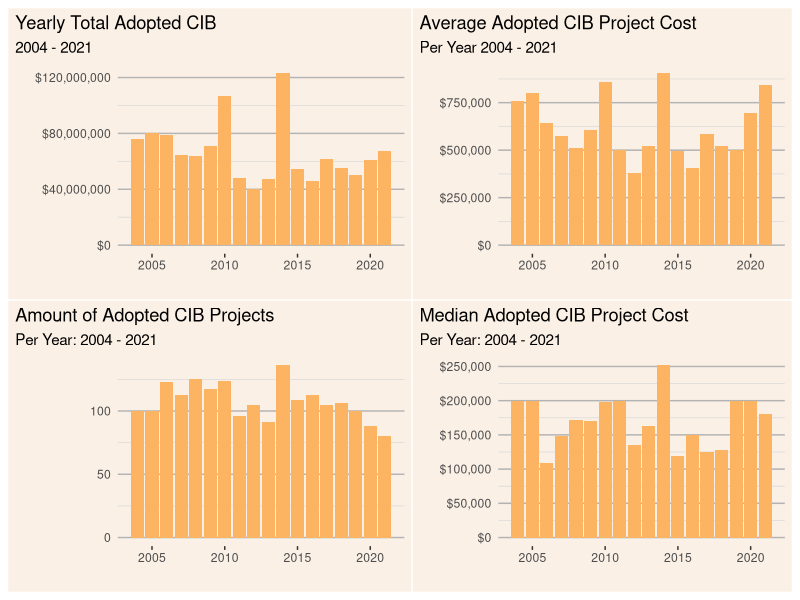
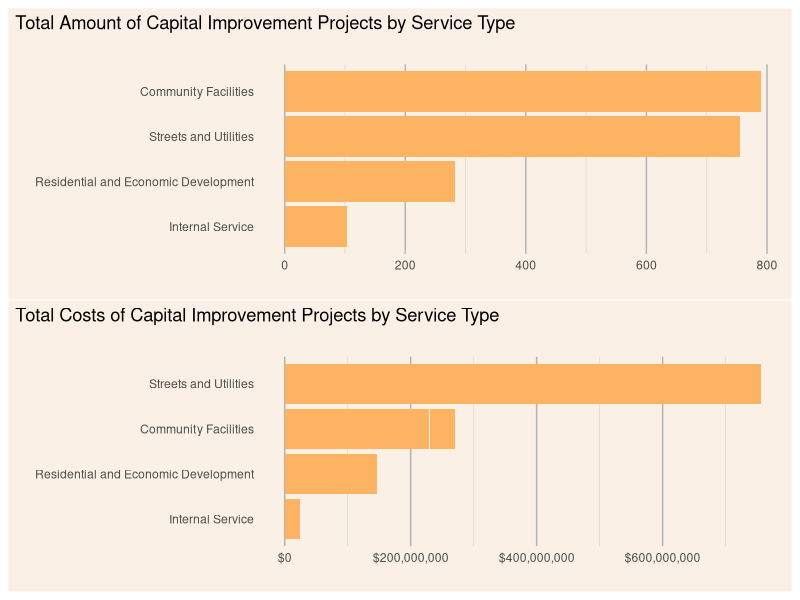
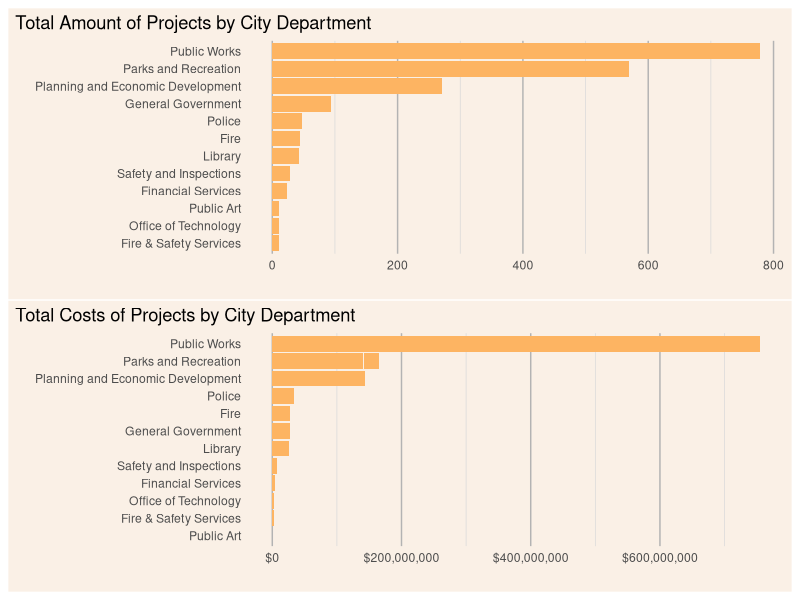
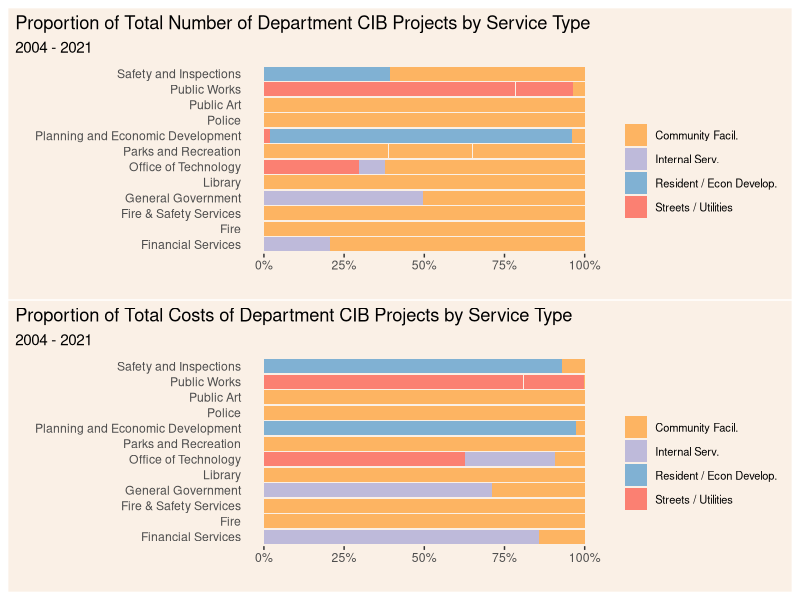

These figures' R source, in order:
## ---- chunk 1
knitr::opts_chunk$set(echo = FALSE, message = FALSE, warning = FALSE)
## ---- chunk 2
library(readr)
library(tidyverse)
library(patchwork)
library(lubridate)
library(RColorBrewer)
## ---- chunk 3
Adopted_Capital_Improvement_Budgets <- read_csv("Adopted_Capital_Improvement_Budgets.csv")
## ---- chunk 4
g_yearly <- Adopted_Capital_Improvement_Budgets %>% 
  group_by(YEAR) %>% 
  summarize(year_amount = sum(Amount)) %>% 
  ggplot(aes(x = YEAR, y = year_amount)) +
  geom_col(fill = "#FDB462") +
  scale_y_continuous(labels = scales::dollar) +
  labs(title = "Yearly Total Adopted CIB",
       subtitle = "2004 - 2021",
       y = "",
       x = "") +
  theme(plot.title.position = "plot",
        plot.background = element_rect("linen"), 
        panel.background = element_rect("linen"),
        legend.background = element_rect("linen"),
        axis.ticks.y = element_blank(),
        panel.grid.major.y = element_line("grey70"),
        panel.grid.minor.y = element_line("grey85"),
        panel.grid.major.x = element_blank(),
        panel.grid.minor.x = element_blank())

g_med <- Adopted_Capital_Improvement_Budgets %>% 
  group_by(YEAR) %>% 
  summarize(year_median = median(Amount)) %>% 
  ggplot(aes(x = YEAR, y = year_median)) +
  geom_col(fill = "#FDB462") +
  scale_y_continuous(labels = scales::dollar) +
  labs(title = "Median Adopted CIB Project Cost",
       subtitle = "Per Year: 2004 - 2021",
       y = "",
       x = "") +
  theme(plot.title.position = "plot",
        plot.background = element_rect("linen"), 
        panel.background = element_rect("linen"),
        legend.background = element_rect("linen"),
        axis.ticks.y = element_blank(),
        panel.grid.major.y = element_line("grey70"),
        panel.grid.minor.y = element_line("grey85"),
        panel.grid.major.x = element_blank(),
        panel.grid.minor.x = element_blank())

g_mean <- Adopted_Capital_Improvement_Budgets %>% 
  group_by(YEAR) %>% 
  summarize(year_mean = mean(Amount)) %>% 
  ggplot(aes(x = YEAR, y = year_mean)) +
  geom_col(fill = "#FDB462") +
  scale_y_continuous(labels = scales::dollar) +
  labs(title = "Average Adopted CIB Project Cost",
       subtitle = "Per Year 2004 - 2021",
       y = "",
       x = "") +
  theme(plot.title.position = "plot",
        plot.background = element_rect("linen"), 
        panel.background = element_rect("linen"),
        legend.background = element_rect("linen"),
        axis.ticks.y = element_blank(),
        panel.grid.major.y = element_line("grey70"),
        panel.grid.minor.y = element_line("grey85"),
        panel.grid.major.x = element_blank(),
        panel.grid.minor.x = element_blank())

g_yearly_counts <- Adopted_Capital_Improvement_Budgets %>% 
  group_by(YEAR) %>% 
  summarize(year_count = n()) %>% 
  ggplot(aes(x = YEAR, y = year_count)) +
  geom_col(fill = "#FDB462") +
  labs(title = "Amount of Adopted CIB Projects",
       subtitle = "Per Year: 2004 - 2021",
       y = "",
       x = "") +
  theme(plot.title.position = "plot",
        plot.background = element_rect("linen"), 
        panel.background = element_rect("linen"),
        legend.background = element_rect("linen"),
        axis.ticks.y = element_blank(),
        panel.grid.major.y = element_line("grey70"),
        panel.grid.minor.y = element_line("grey85"),
        panel.grid.major.x = element_blank(),
        panel.grid.minor.x = element_blank())

(g_yearly / g_yearly_counts) | (g_mean / g_med)
## ---- chunk 5
g1 <- Adopted_Capital_Improvement_Budgets %>% 
  add_count(SERVICE, name = "counts") %>% 
  mutate(s_reorder = fct_reorder(SERVICE, counts, .fun = max)) %>% 
  ggplot(aes(y = s_reorder)) +
  geom_bar(fill = "#FDB462") +
  labs(title = "Total Amount of Capital Improvement Projects by Service Type",
       subtitle = "",
       x = "",
       y = "") +
  theme(plot.title.position = "plot",
        plot.background = element_rect("linen"), 
        panel.background = element_rect("linen"),
        legend.background = element_rect("linen"),
        axis.ticks.x = element_blank(),
        axis.ticks.y = element_blank(),
        panel.grid.major.x = element_line("grey70"),
        panel.grid.minor.x = element_line("grey85"),
        panel.grid.major.y = element_blank())

g2 <- Adopted_Capital_Improvement_Budgets %>% 
  mutate(Service_reorder = fct_reorder(SERVICE, Amount, sum)) %>% 
  ggplot(aes(x = Amount, y = Service_reorder)) +
  geom_col(fill = "#FDB462") +
  labs(title = "Total Costs of Capital Improvement Projects by Service Type",
       subtitle = "",
       x = "",
       y = "") +
  scale_x_continuous(labels = scales::dollar) +
  theme(plot.title.position = "plot",
        plot.background = element_rect("linen"), 
        panel.background = element_rect("linen"),
        legend.background = element_rect("linen"),
        axis.ticks.x = element_blank(),
        axis.ticks.y = element_blank(),
        panel.grid.major.x = element_line("grey70"),
        panel.grid.minor.x = element_line("grey85"),
        panel.grid.major.y = element_blank())

service_g <- g1 / g2
service_g
## ---- chunk 6
g3 <- Adopted_Capital_Improvement_Budgets %>% 
  add_count(DEPARTMENT, name = "counts") %>% 
  mutate(d_reorder = fct_reorder(DEPARTMENT, counts, .fun = max)) %>% 
  ggplot(aes(y = d_reorder)) +
  geom_bar(fill = "#FDB462") +
  labs(title = "Total Amount of Projects by City Department",
       x = "",
       y = "") +
  theme(plot.title.position = "plot",
        plot.background = element_rect("linen"), 
        panel.background = element_rect("linen"),
        legend.background = element_rect("linen"),
        axis.ticks.x = element_blank(),
        axis.ticks.y = element_blank(),
        panel.grid.major.x = element_line("grey70"),
        panel.grid.minor.x = element_line("grey85"),
        panel.grid.major.y = element_blank())

g4 <- Adopted_Capital_Improvement_Budgets %>% 
  mutate(department_reorder = fct_reorder(DEPARTMENT, Amount, sum)) %>% 
  ggplot(aes(x = Amount, y = department_reorder)) +
  geom_col(fill = "#FDB462") +
  labs(title = "Total Costs of Projects by City Department",
       x = "",
       y = "") +
  scale_x_continuous(labels = scales::dollar) +
  theme(plot.title.position = "plot",
        plot.background = element_rect("linen"), 
        panel.background = element_rect("linen"),
        legend.background = element_rect("linen"),
        axis.ticks.x = element_blank(),
        axis.ticks.y = element_blank(),
        panel.grid.major.x = element_line("grey70"),
        panel.grid.minor.x = element_line("grey85"),
        panel.grid.major.y = element_blank())

 department_g <- g3 / g4
 department_g
## ---- chunk 7
g_amount <- Adopted_Capital_Improvement_Budgets %>% 
  add_count(SERVICE, name = "counts") %>%
  mutate(department_reorder = fct_reorder(DEPARTMENT, counts, sum)) %>%
  ggplot(aes(y = DEPARTMENT, x = counts, fill = SERVICE)) +
  geom_bar(position = "fill", stat = "identity") +
  scale_x_continuous(labels = scales::percent) +
  scale_fill_manual(labels = c("Community Facil.", "Internal Serv.", "Resident / Econ Develop.", "Streets / Utilities"), values = c("#FDB462", "#BEBADA","#80B1D3", "#FB8072")) +
  theme(legend.position = "right",
        legend.direction = "vertical",
        plot.title.position = "plot",
        plot.background = element_rect("linen"), 
        panel.background = element_rect("linen"),
        legend.background = element_rect("linen"),
        legend.text = element_text(size = 8),
        axis.ticks.y = element_blank(),
        panel.grid.major.x = element_blank(),
        panel.grid.minor.x = element_blank(),
        panel.grid.major.y = element_blank(),
        panel.grid.minor.y = element_blank()) +
  labs(title = "Proportion of Total Number of Department CIB Projects by Service Type",
       subtitle = "2004 - 2021",
       x = "",
       y = "",
       fill = "")

g_cost <- Adopted_Capital_Improvement_Budgets %>% 
  mutate(department_reorder = fct_reorder(DEPARTMENT, Amount, sum)) %>%
  ggplot(aes(y = DEPARTMENT, x = Amount, fill = SERVICE)) +
  geom_bar(position = "fill", stat = "identity") +
  scale_x_continuous(labels = scales::percent) +
  theme(legend.position = "right",
        legend.direction = "vertical",
        legend.text = element_text(size = 8),
        plot.title.position = "plot",
        plot.background = element_rect("linen"), 
        panel.background = element_rect("linen"),
        legend.background = element_rect("linen"),
        axis.ticks.y = element_blank(),
        panel.grid.major.x = element_blank(),
        panel.grid.minor.x = element_blank(),
        panel.grid.major.y = element_blank(),
        panel.grid.minor.y = element_blank()) +
  scale_fill_manual(labels = c("Community Facil.", "Internal Serv.", "Resident / Econ Develop.", "Streets / Utilities"), values = c("#FDB462", "#BEBADA","#80B1D3", "#FB8072")) +
  labs(title = "Proportion of Total Costs of Department CIB Projects by Service Type",
       subtitle = "2004 - 2021",
       x = "",
       y = "",
       fill = "")

g_amount / g_cost
